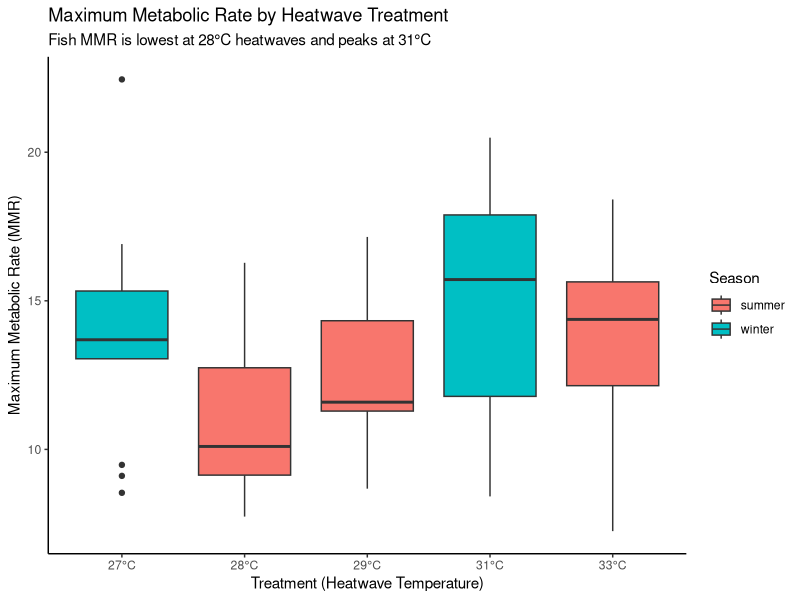
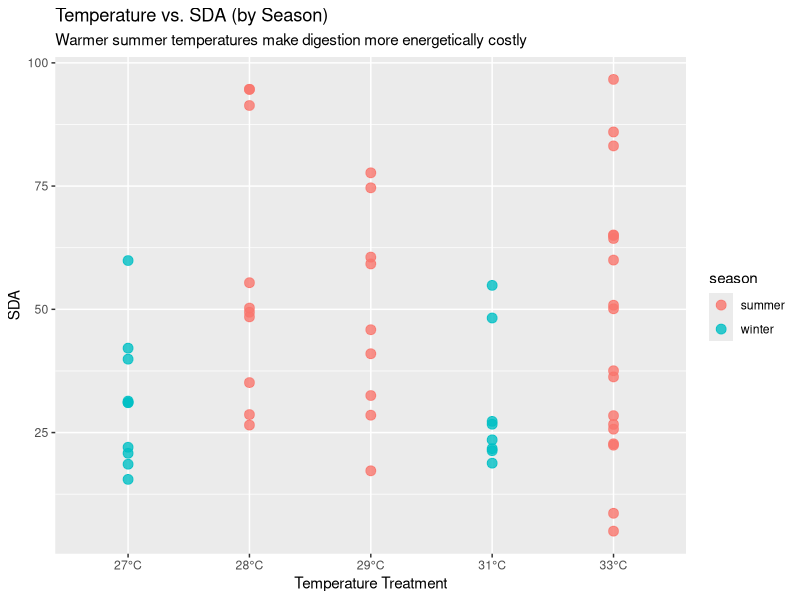
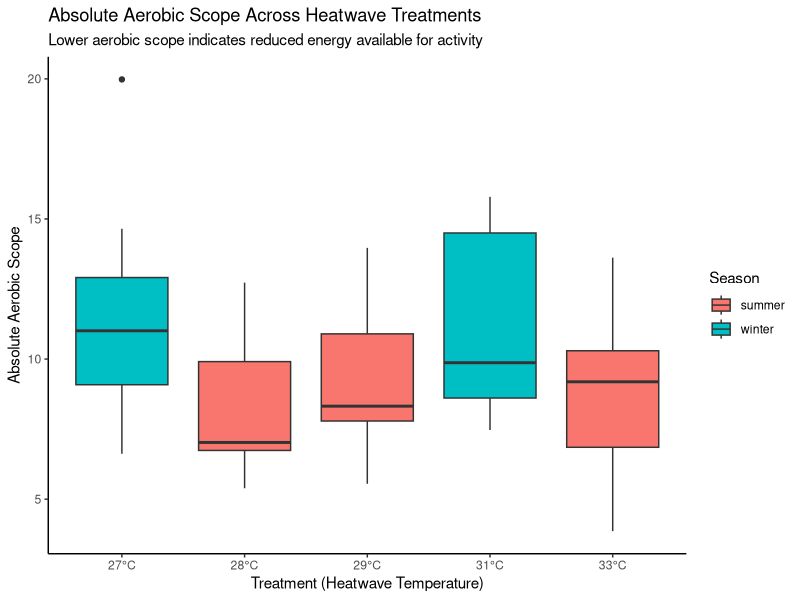
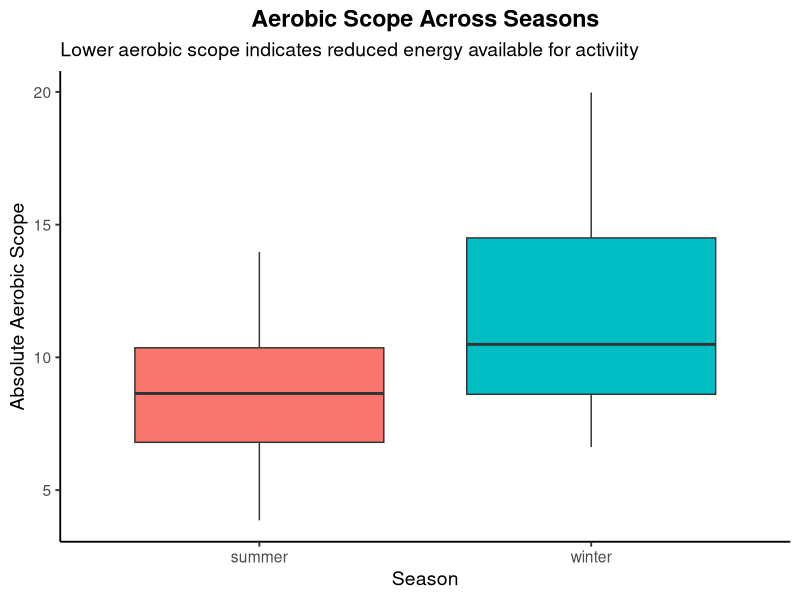
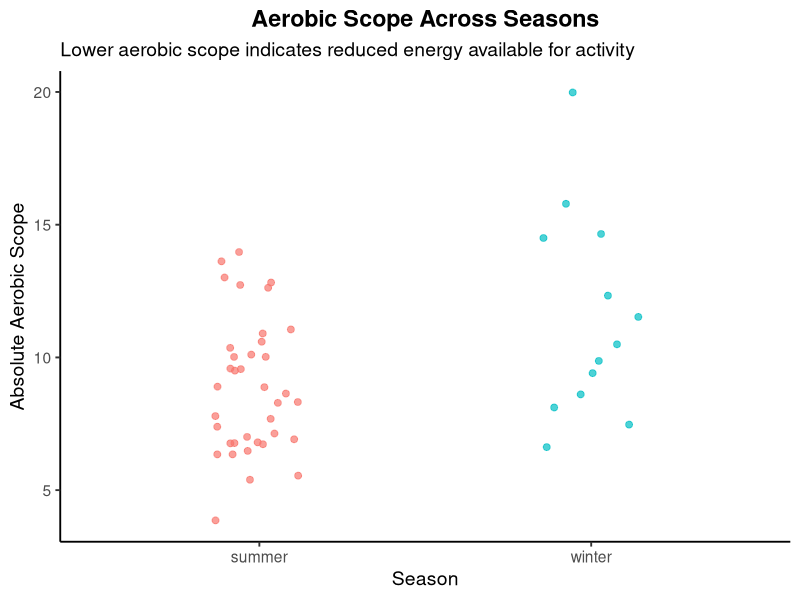
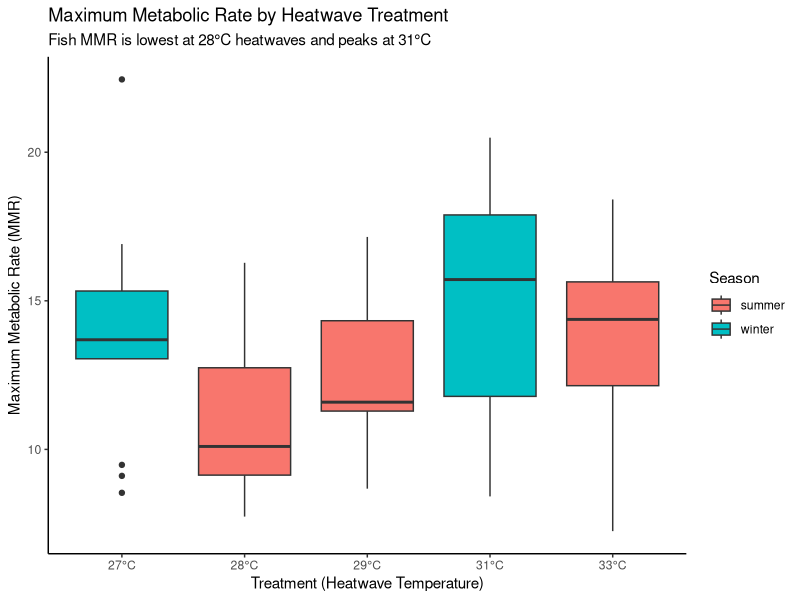
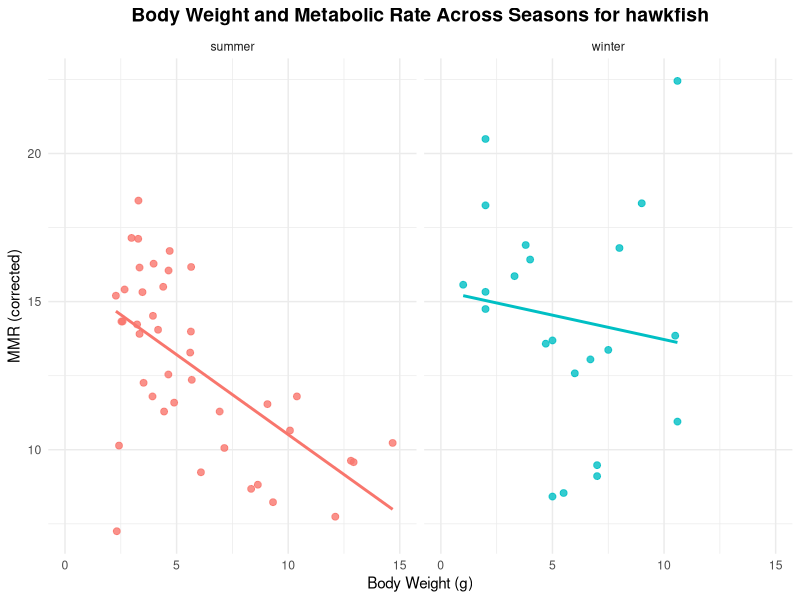
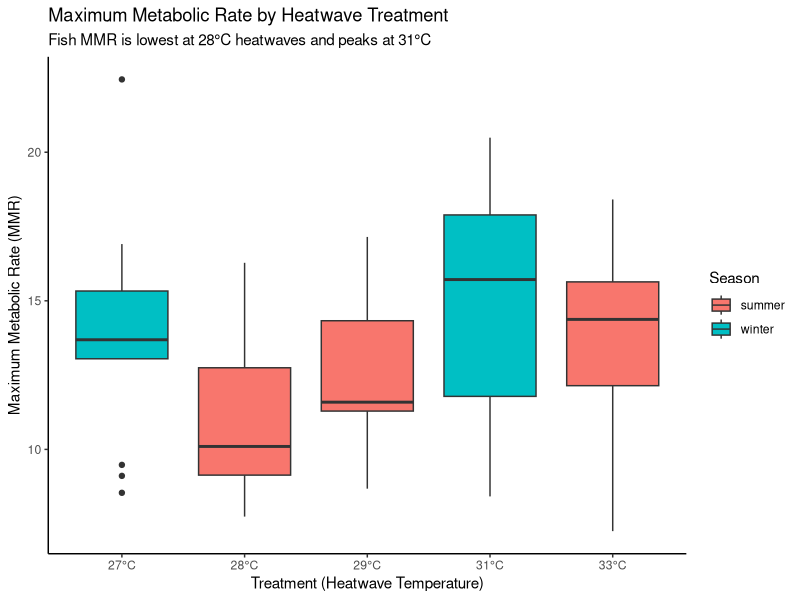

Source code (R) for these figures, in order:
## ---- chunk 1
library(tidyverse)
library(broom)
library(viridisLite)
library(ggplot2)
library(readr)
## ---- chunk 2
heatwaves_coral_fish <- read_csv("../data/VanWert_etal_2023_hawkfish.csv")
glimpse(heatwaves_coral_fish)
## ---- chunk 3
heatwaves_coral_fish_clean <- heatwaves_coral_fish |>
  rename(wet_mass = bw_g,
         total_length = tl_cm,
         standard_length = sl_cm,
         max_metabolic_rate = mmr_corrected,
         standard_metabolic_rate = smr_low10_all,
         absolute_aerobic_scope = aas_corrected,
         factorial_aerobic_scope = fas,
         SDA_coeff = sda_coeff,
         temp_of_arrhythmia = tarr,
         peak_max_heart_rate = fhmax_peak,
         temp_at_max_heart_rate = tpeak)
## ---- chunk 4

heatwave_vs_mmr <- heatwaves_coral_fish_clean |>
  filter(treatment_new != "wild") |>
  ggplot(aes(x = treatment_new, y = max_metabolic_rate, fill = season)) +
  geom_boxplot(position = position_dodge(width = 0.8)) +
  scale_x_discrete(labels = function(x) paste0(x, "°C")) +
  labs(
    title = "Maximum Metabolic Rate by Heatwave Treatment",
    subtitle = "Fish MMR is lowest at 28°C heatwaves and peaks at 31°C",
    x = "Treatment (Heatwave Temperature)",
    y = "Maximum Metabolic Rate (MMR)",
    fill = "Season"
  ) +
  theme_classic()

# Save the plot
ggsave("fig_mmr_vs_heatwave_boxplot.png", heatwave_vs_mmr, width = 7, height = 5)

heatwave_vs_mmr
## ---- chunk 5

temp_energy_season <- heatwaves_coral_fish_clean |>
  filter(treatment_new != "wild") |>
  ggplot(aes(x = treatment_new, y = SDA_integrated, color = season)) +
  geom_point(alpha = 0.8, size = 3) +
  scale_x_discrete(labels = function(x) ifelse(x == "wild", "wild", paste0(x, "°C"))) +
  labs(
    title = "Temperature vs. SDA (by Season)",
    subtitle = "Warmer summer temperatures make digestion more energetically costly",
    x = "Temperature Treatment",
    y = "SDA"
  )

# Save the plot
ggsave("fig_temp_energy_season_scatterplot.png", temp_energy_season, width = 7, height = 5)

temp_energy_season
## ---- chunk 6

season_means <- heatwaves_coral_fish_clean |>
  group_by(season) |>
  summarise(mean_mmr = mean(max_metabolic_rate, na.rm = TRUE))


seasonal_cycle <- ggplot(season_means, aes(x = season, y = mean_mmr, group = 1)) +
  geom_line(size = 1.2, color = "blue") +
  geom_point(size = 4, color = "darkred") +
  coord_polar() +
  theme_minimal() +
  labs(
    title = "Seasonal Cycle of Mean Metabolic Rate For Hawkfish",
    x = "",
    y = "Mean MMR (corrected)"
  ) +
  theme(
    plot.title = element_text(size = 16, face = "bold", hjust = 0.5)
   
  )

#save plot
ggsave("fig_polar_plot_metabolic_rate_per_season.png", seasonal_cycle, width = 7, height = 5)


## ---- chunk 7

aerobic_scope_treatment <- heatwaves_coral_fish_clean |>
  filter(treatment_new != "wild") |>
  mutate(treatment_new = factor(treatment_new,
                                levels = c("27", "28", "29", "31", "33"))) |>
  ggplot(aes(x = treatment_new,
             y = absolute_aerobic_scope,
             fill = season)) +
  geom_boxplot(position = position_dodge(width = 0.8)) +
  scale_x_discrete(labels = function(x) paste0(x, "°C")) +
  labs(
    title = "Absolute Aerobic Scope Across Heatwave Treatments",
    subtitle = "Lower aerobic scope indicates reduced energy available for activity",
    x = "Treatment (Heatwave Temperature)",
    y = "Absolute Aerobic Scope",
    fill = "Season"
  ) +
  theme_classic()

aerobic_scope_treatment
# Save the plot
ggsave("fig_aerobic_vs_heatwave_boxplot.png", aerobic_scope_treatment, width = 7, height = 5)

## ---- chunk 8
heatwaves_coral_fish_clean |>
  ggplot(aes(x = season, y = absolute_aerobic_scope, fill = season)) +
  geom_boxplot() +
  labs(
    title = "Aerobic Scope Across Seasons",
    subtitle = "Lower aerobic scope indicates reduced energy available for activiity",
    x = "Season",
    y = "Absolute Aerobic Scope"
  ) +
  theme_classic(base_size = 14) +
  theme(
    legend.position = "none",
    plot.title = element_text(face = "bold", hjust = 0.5)
  )

heatwaves_coral_fish_clean |>
  ggplot(aes(x = season, y = absolute_aerobic_scope, color = season)) +
  geom_jitter(width = 0.15, size = 2, alpha = 0.7) +
  labs(
    title = "Aerobic Scope Across Seasons",
    subtitle = "Lower aerobic scope indicates reduced energy available for activity",
    x = "Season",
    y = "Absolute Aerobic Scope"
  ) +
  theme_classic(base_size = 14) +
  theme(
    legend.position = "none",
    plot.title = element_text(face = "bold", hjust = 0.5)
  )
## ---- chunk 9

heatwave_vs_mmr <- heatwaves_coral_fish_clean |>
  filter(treatment_new != "wild") |>
  ggplot(aes(x = treatment_new, y = max_metabolic_rate, fill = season)) +
  geom_boxplot(position = position_dodge(width = 0.8)) +
  scale_x_discrete(labels = function(x) paste0(x, "°C")) +
  labs(
    title = "Maximum Metabolic Rate by Heatwave Treatment",
    subtitle = "Fish MMR is lowest at 28°C heatwaves and peaks at 31°C",
    x = "Treatment (Heatwave Temperature)",
    y = "Maximum Metabolic Rate (MMR)",
    fill = "Season"
  ) +
  theme_classic()

# Save the plot
ggsave("fig_mmr_vs_heatwave_boxplot.png", heatwave_vs_mmr, width = 7, height = 5)

heatwave_vs_mmr

## ---- chunk 10

energy_weight_season <- heatwaves_coral_fish_clean |>
  ggplot(aes(x = wet_mass, y = max_metabolic_rate, color = season)) +
  geom_point(alpha = 0.8, size = 2) +
  geom_smooth(method = "lm", se = FALSE) +
  facet_wrap(~ season, nrow = 1) +
  xlim(0,15)+
  theme_minimal() +
  labs(
    title = "Body Weight and Metabolic Rate Across Seasons for hawkfish",
    x = "Body Weight (g)",
    y = "MMR (corrected)"
  ) +
  theme(
    plot.title = element_text(size = 14, face = "bold", hjust = 0.5), legend.position = "none"

  ) 
#save plot 
ggsave("fig_body_weight_and_metabolic_rate_lineplot.png", energy_weight_season, width = 8, height = 5)

energy_weight_season
